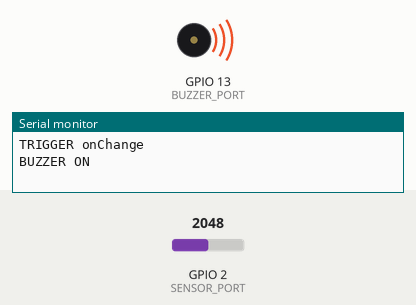
The sketch below on a simulated ESP32. Shown: buzzer (waves = sounding), the last lines printed to the serial monitor. Inputs (shaded band) come from the test bench; at power-on: GPIO 2 (SENSOR_PORT) = 2048.

Above: at 0.1 s.
At 1.1 s:
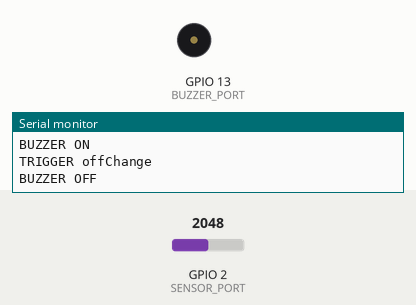
Timing chart, 0 to 2.6 s (numbered marks = the images above):
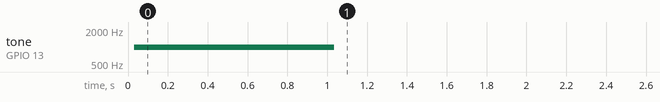

The sketch:

detector.ino
```cpp
#include <dummy.h>

const int SENSOR_PORT = 2;
const int BUZZER_PORT = 13;

const int BUFFER_LENGTH = 20;
const int TRIGGER_THRESHOLD = 25;
const int CHANGE_CONFIDENCE = 3;

int last_values[BUFFER_LENGTH];
int last_position = 0;
int moving_average;

int change_indicator = 0;

unsigned long buzzer_off = 0;

void (*onChange)(int) = NULL;
void (*offChange)(int) = NULL;

void setup() {
  // put your setup code here, to run once:
  Serial.begin(115200);
  pinMode(BUZZER_PORT, OUTPUT);

  onChange = on_change;
}

int movingAverage(int newValue) {
  last_position++;
  if (last_position == BUFFER_LENGTH) last_position = 0;
  moving_average = moving_average - (last_values[last_position] / BUFFER_LENGTH) + (last_values[last_position] = newValue) / BUFFER_LENGTH;

  return moving_average;
}

void loop() {
  // put your main code here, to run repeatedly:
  measureLight();
  buzzerOff();

  delay(10);
}

void measureLight() {
  int analogValue = analogRead(SENSOR_PORT);
  if (abs(analogValue - movingAverage(analogValue)) > TRIGGER_THRESHOLD) {
//    Serial.print(analogValue);
//    Serial.print(" (");
//    Serial.print(moving_average);
//    Serial.println(")");

    if (change_indicator == CHANGE_CONFIDENCE) {
      Serial.println("TRIGGER onChange");
      if (onChange) onChange(change_indicator);
    }
    change_indicator ++;
  } else {
    if (change_indicator > 0) {
      change_indicator--;

      if (change_indicator == 0) {
        Serial.println("TRIGGER offChange");
        if (offChange) offChange(change_indicator);
      }
    }
  }
}

void buzzerOff() {
  if(buzzer_off > 0 && micros() > buzzer_off) {
    Serial.println("BUZZER OFF");
    buzzer_off = 0;
    noTone();
  }
}

void on_change(int changeLevel) {
  Serial.println("BUZZER ON");
  tone(BUZZER_PORT, 1000);
  buzzer_off = micros() + 1000000;
}


int playing = 0;
void tone(byte pin, int freq) {
  ledcSetup(0, 2000, 8); // setup beeper
  ledcAttachPin(pin, 0); // attach beeper
  ledcWriteTone(0, freq); // play tone
  playing = pin; // store pin
}
void noTone() {
  tone(playing, 0);
}
```

Measured:
- by itself, tone on GPIO 13 (BUZZER_PORT): silent → 1000 Hz at 0.03 s, → silent 1.0 s later
